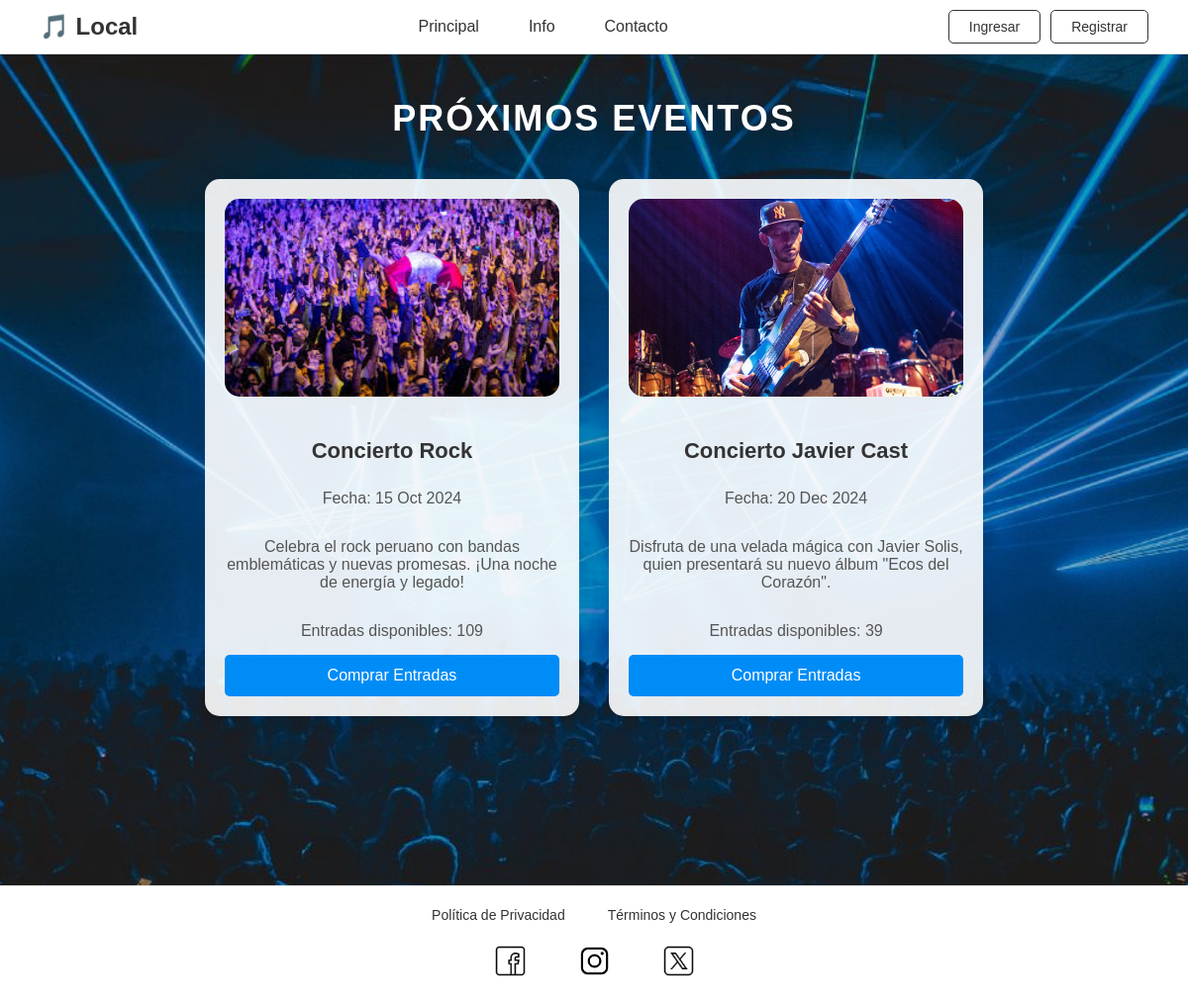
The page / on the database its author committed.
### tables this page shows
CREATE TABLE `evento` (
  `idEvento` int(11) NOT NULL,
  `nombreEvento` varchar(150) NOT NULL,
  `descripcionEvento` text DEFAULT NULL,
  `fechahoraEvento` datetime NOT NULL,
  `categoriaEvento` varchar(50) DEFAULT NULL,
  `capacidadEvento` int(11) NOT NULL,
  `entradasGeneralEvento` int(11) NOT NULL,
  `entradasVipEvento` int(11) NOT NULL,
  `imagenEvento` varchar(255) DEFAULT NULL
);

### index.php (the view, shortened to what this page needs)
<!DOCTYPE html>
<html lang="es">
<head>
</head>
<body>
<div class="wrapper">
    <header>
        <div class="logo">
            <span>🎵 Local</span>
        </div>
        <nav>
            <ul>
                <li><a href="./index.php">Principal</a></li>
                <li><a href="./info.html">Info</a></li>
                <li><a href="./contacto.html">Contacto</a></li>
            </ul>
        </nav>
        <div class="buttons">
            <a href="./login/login.html" class="buy-btn">Ingresar</a>
            <a href="./login/registro_usuario.html" class="buy-btn">Registrar</a>
        </div>
    </header>
    <div class="container">
        <h1>Próximos Eventos</h1>
        <div class="event-grid">
        <?php
include 'conexion.php';
$sql = "SELECT idEvento, nombreEvento, descripcionEvento, fechahoraevento,
               entradasGeneralEvento, entradasVipEvento,
               (entradasGeneralEvento + entradasVipEvento) AS entradasDisponiblesEvento,
               imagenEvento
        FROM evento";
$result = $conn->query($sql);
if ($result->num_rows > 0) {
    while($evento = $result->fetch_assoc()) {
        echo '<div class="event-card">';
        echo '<img src="./eventos/' . $evento['imagenEvento'] . '" alt="' . $evento['nombreEvento'] . '">';
        echo '<h3>' . $evento['nombreEvento'] . '</h3>';
        echo '<p>Fecha: ' . date('d M Y', strtotime($evento['fechahoraevento'])) . '</p>';
        echo '<p>' . $evento['descripcionEvento'] . '</p>';
        echo '<p>Entradas disponibles: ' . $evento['entradasDisponiblesEvento'] . '</p>';
        echo '<a href="./eventos/evento.php?id=' . $evento['idEvento'] . '" class="buy-btn">Comprar Entradas</a>';
        echo '</div>';
    }
} else {
    echo '<p>No hay eventos disponibles.</p>';
}
?>
        </div>
    </div>
    <footer>
        <a href="./privacy.html">Política de Privacidad</a> |
        <a href="./tyc.html">Términos y Condiciones</a>
        <div class="social">
            <a href="https://www.facebook.com/" target="_blank"><img src="./img/facebook.png" alt="Facebook"></a>
            <a href="https://www.instagram.com/" target="_blank"><img src="./img/instagram.png" alt="Instagram"></a>
            <a href="https://www.x.com/" target="_blank"><img src="./img/x.png" alt="Twitter"></a>
        </div>
    </footer>
</div>
</body>
</html>

### index.php (style rules this page uses)
html, body { height: 100%; margin: 0; font-family: 'Arial', sans-serif; box-sizing: border-box; scroll-behavior: smooth; }
body { background-image: url('./img/back-blu.jpg'); background-size: cover; background-position: center; background-attachment: fixed; background-repeat: no-repeat; margin: 0; padding: 0; color: #ffffff; }
.wrapper { display: flex; flex-direction: column; min-height: 100vh; backdrop-filter: brightness(0.8); }
header { background-color: rgb(255, 255, 255); padding: 10px 40px; display: flex; align-items: center; border-bottom: 1px solid #ddd; position: sticky; top: 0; z-index: 100; }
.logo { font-size: 24px; font-weight: bold; display: flex; align-items: center; color: #333; }
nav { flex-grow: 1; display: flex; justify-content: center; }
nav ul { list-style: none; display: flex; margin: 0; padding: 0; }
nav ul li { margin: 0 15px; }
nav ul li a { text-decoration: none; color: #333; font-size: 16px; padding: 10px; border-radius: 5px; }
.buttons { display: flex; gap: 10px; }
.buttons a { padding: 8px 20px; border: 1px solid #333; background-color: transparent; color: #333; border-radius: 5px; text-decoration: none; font-size: 14px; }
.container { flex: 1; max-width: 1200px; margin: 0 auto; padding: 20px; text-align: center; position: relative; z-index: 1; min-height: 100vh; }
h1 { margin-bottom: 40px; font-size: 36px; color: #fff; text-transform: uppercase; letter-spacing: 2px; }
.event-grid { display: grid; grid-template-columns: repeat(auto-fit, minmax(300px, 1fr)); gap: 30px; }
.event-card { background-color: rgba(255, 255, 255, 0.9); border: none; padding: 20px; box-shadow: 0 0 20px rgba(0, 0, 0, 0.1); display: flex; flex-direction: column; justify-content: space-between; border-radius: 15px; transition: transform 0.3s ease, box-shadow 0.3s ease; position: relative; overflow: hidden; }
.event-card img { width: 100%; height: 200px; border-radius: 15px; object-fit: cover; margin-bottom: 20px; transition: opacity 0.3s ease; }
.event-card h3 { font-size: 22px; margin-bottom: 10px; color: #333; font-weight: bold; }
.event-card p { font-size: 16px; color: #555; margin-bottom: 15px; }
.buy-btn { display: inline-block; background-color: #008cf7; color: #fff; padding: 12px 20px; text-decoration: none; font-size: 16px; border-radius: 5px; text-align: center; transition: background-color 0.3s ease; }
footer { background-color: rgb(255, 255, 255); padding: 20px; text-align: center; border-top: 1px solid #ddd; margin-top: auto; }
footer a { text-decoration: none; color: #333; font-size: 14px; margin: 0 15px; }
.social { display: flex; justify-content: center; gap: 20px; margin-top: 20px; }
.social img { width: 35px; height: 35px; filter: grayscale(100%); transition: filter 0.3s; }

### rows shown on the page
evento: imagenEvento (picture), nombreEvento "Concierto Rock", fechahoraEvento "15 Oct 2024", descripcionEvento "Celebra el rock peruano con bandas emblemáticas y nuevas promesas. ¡Una noche de energía y legado!", entradasDisponiblesEvento "109"
evento: imagenEvento (picture), nombreEvento "Concierto Javier Cast", fechahoraEvento "20 Dec 2024", descripcionEvento "Disfruta de una velada mágica con Javier Solis, quien presentará su nuevo álbum \"Ecos del Corazón\".", entradasDisponiblesEvento "39"
